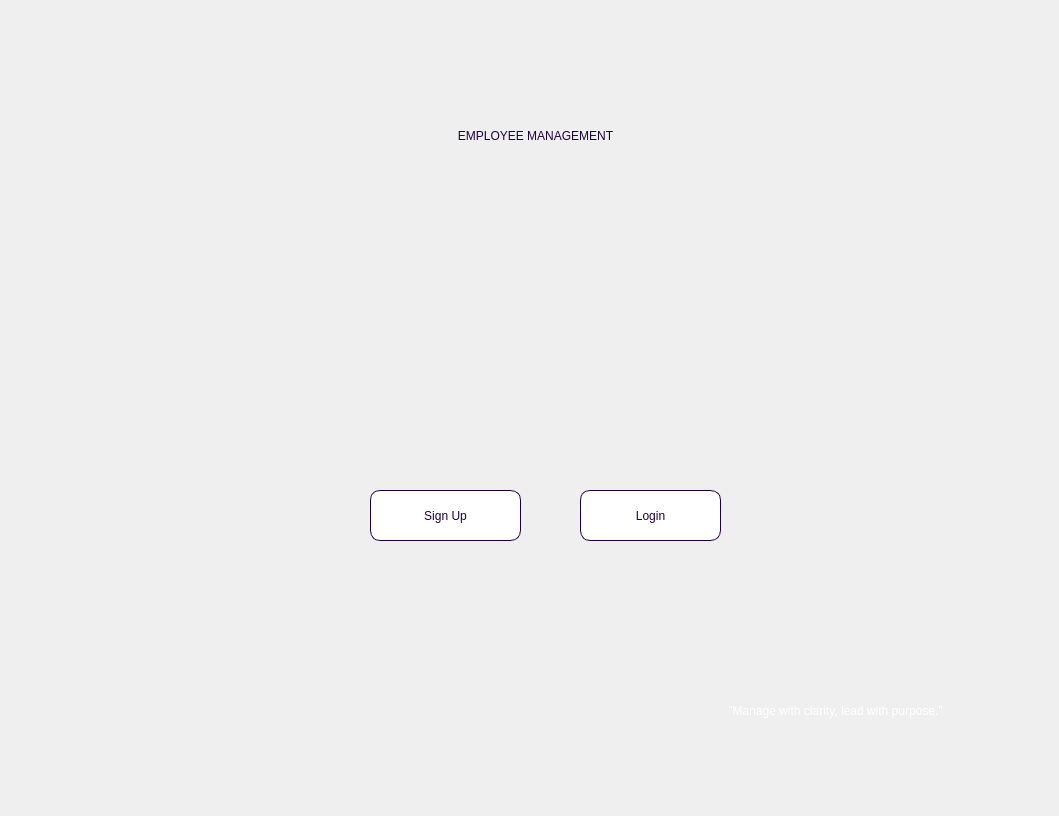
<?xml version="1.0" encoding="UTF-8"?>
<ui version="4.0">
 <class>Form</class>
 <widget class="QWidget" name="Form">
  <property name="geometry">
   <rect>
    <x>0</x>
    <y>0</y>
    <width>1059</width>
    <height>816</height>
   </rect>
  </property>
  <property name="windowTitle">
   <string>Form</string>
  </property>
  <widget class="QPushButton" name="btnSignup">
   <property name="geometry">
    <rect>
     <x>370</x>
     <y>490</y>
     <width>151</width>
     <height>51</height>
    </rect>
   </property>
   <property name="styleSheet">
    <string notr="true">color:rgb(28, 1, 64);
background-color:  rgb(255, 255, 255);
border: 1px solid rgb(28, 1, 64);
border-radius: 10px;
font: 14pt &quot;Arial Rounded MT Bold&quot;;</string>
   </property>
   <property name="text">
    <string>Sign Up</string>
   </property>
  </widget>
  <widget class="QPushButton" name="btnLogin">
   <property name="geometry">
    <rect>
     <x>580</x>
     <y>490</y>
     <width>141</width>
     <height>51</height>
    </rect>
   </property>
   <property name="styleSheet">
    <string notr="true">color:rgb(28, 1, 64);
background-color:  rgb(255, 255, 255);
border: 1px solid rgb(28, 1, 64);
border-radius: 10px;
font: 14pt &quot;Arial Rounded MT Bold&quot;;</string>
   </property>
   <property name="text">
    <string>Login</string>
   </property>
  </widget>
  <widget class="QLabel" name="l_title_1">
   <property name="geometry">
    <rect>
     <x>240</x>
     <y>110</y>
     <width>591</width>
     <height>51</height>
    </rect>
   </property>
   <property name="styleSheet">
    <string notr="true">color: rgb(28, 1, 64);
font: 24pt &quot;Times New Roman&quot;;
font: 75 26pt &quot;Times New Roman&quot;;
</string>
   </property>
   <property name="text">
    <string>EMPLOYEE MANAGEMENT</string>
   </property>
   <property name="alignment">
    <set>Qt::AlignCenter</set>
   </property>
  </widget>
  <widget class="QLabel" name="label">
   <property name="geometry">
    <rect>
     <x>0</x>
     <y>0</y>
     <width>1061</width>
     <height>811</height>
    </rect>
   </property>
   <property name="text">
    <string/>
   </property>
   <property name="pixmap">
    <pixmap>../../OneDrive/Desktop/temp.png</pixmap>
   </property>
   <property name="scaledContents">
    <bool>true</bool>
   </property>
  </widget>
  <widget class="QLabel" name="label_2">
   <property name="geometry">
    <rect>
     <x>420</x>
     <y>230</y>
     <width>251</width>
     <height>221</height>
    </rect>
   </property>
   <property name="text">
    <string/>
   </property>
   <property name="pixmap">
    <pixmap>../../Downloads/staff (2).png</pixmap>
   </property>
   <property name="scaledContents">
    <bool>true</bool>
   </property>
  </widget>
  <widget class="QLabel" name="label_3">
   <property name="geometry">
    <rect>
     <x>650</x>
     <y>690</y>
     <width>371</width>
     <height>41</height>
    </rect>
   </property>
   <property name="styleSheet">
    <string notr="true">color:  rgb(255, 255, 255);
font: 75 italic 11pt &quot;Arial Bold&quot;;
</string>
   </property>
   <property name="text">
    <string>&quot;Manage with clarity, lead with purpose.&quot;</string>
   </property>
   <property name="alignment">
    <set>Qt::AlignCenter</set>
   </property>
  </widget>
  <zorder>label</zorder>
  <zorder>btnSignup</zorder>
  <zorder>btnLogin</zorder>
  <zorder>l_title_1</zorder>
  <zorder>label_2</zorder>
  <zorder>label_3</zorder>
 </widget>
 <resources/>
 <connections/>
</ui>
